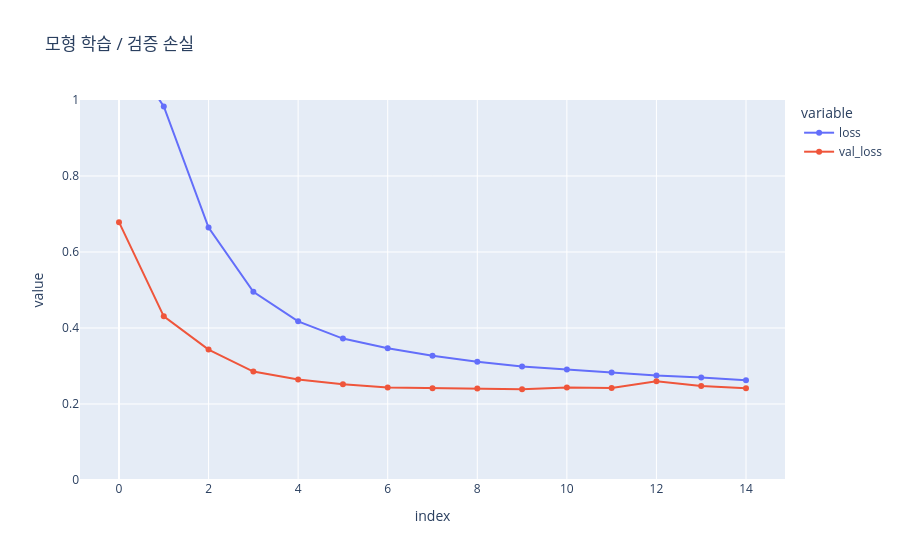

The cell this chart's notebook holds for it:
### Code cell
# 양방향 GRU 평가


Eval_func(model_BiGRU, history_BiGRU)


# → 양방향 GRU의 학습·평가 성능표와 손실 그래프를 보겠다

### Figure 1 — Plotly figure (JSON) as saved in the notebook; plotly's stock layout.template omitted (floating-point values rounded to 4 significant figures)
{"data": [{"hovertemplate": "variable=loss<br>index=%{x}<br>value=%{y}<extra></extra>", "legendgroup": "loss", "line": {"color": "#636efa", "dash": "solid"}, "marker": {"symbol": "circle"}, "mode": "lines+markers", "name": "loss", "orientation": "v", "showlegend": true, "type": "scatter", "x": [0, 1, 2, 3, 4, 5, 6, 7, 8, 9, 10, 11, 12, 13, 14], "xaxis": "x", "y": [1.161, 0.983, 0.6642, 0.4954, 0.4176, 0.3721, 0.3464, 0.327, 0.311, 0.299, 0.2906, 0.2832, 0.2748, 0.27, 0.2624], "yaxis": "y"}, {"hovertemplate": "variable=val_loss<br>index=%{x}<br>value=%{y}<extra></extra>", "legendgroup": "val_loss", "line": {"color": "#EF553B", "dash": "solid"}, "marker": {"symbol": "circle"}, "mode": "lines+markers", "name": "val_loss", "orientation": "v", "showlegend": true, "type": "scatter", "x": [0, 1, 2, 3, 4, 5, 6, 7, 8, 9, 10, 11, 12, 13, 14], "xaxis": "x", "y": [0.6784, 0.4307, 0.3431, 0.2854, 0.2644, 0.2517, 0.2434, 0.2412, 0.2405, 0.2386, 0.2435, 0.2422, 0.2599, 0.2475, 0.2414], "yaxis": "y"}], "layout": {"legend": {"title": {"text": "variable"}, "tracegroupgap": 0}, "title": {"text": "모형 학습 / 검증 손실"}, "xaxis": {"anchor": "y", "domain": [0, 1], "title": {"text": "index"}}, "yaxis": {"anchor": "x", "domain": [0, 1], "range": [0, 1], "title": {"text": "value"}}}}
